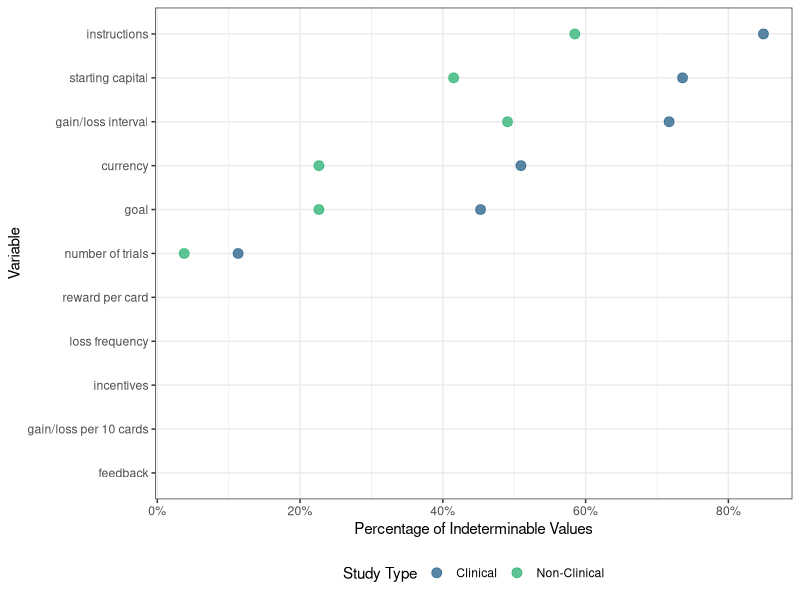
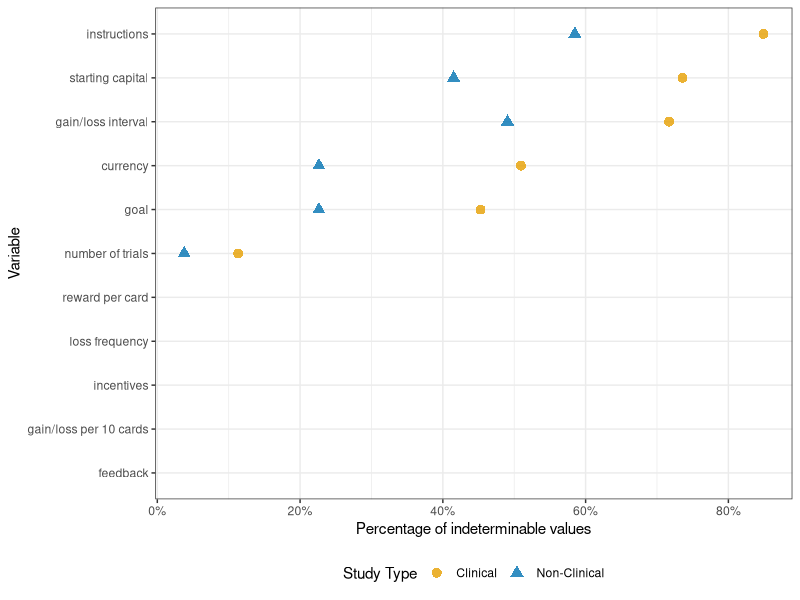
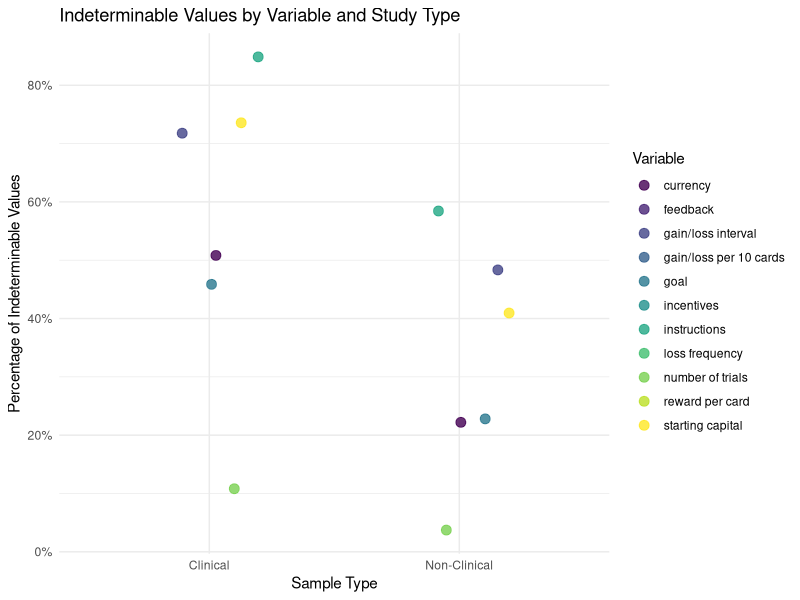
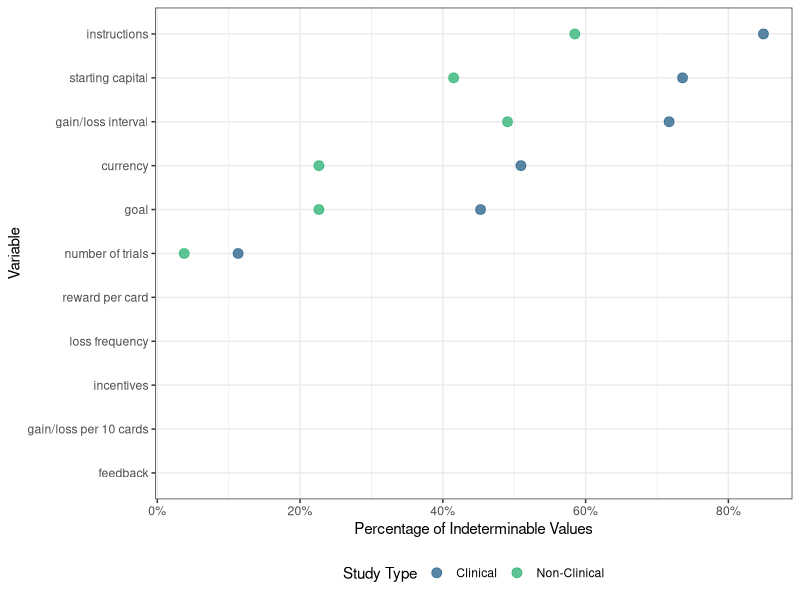
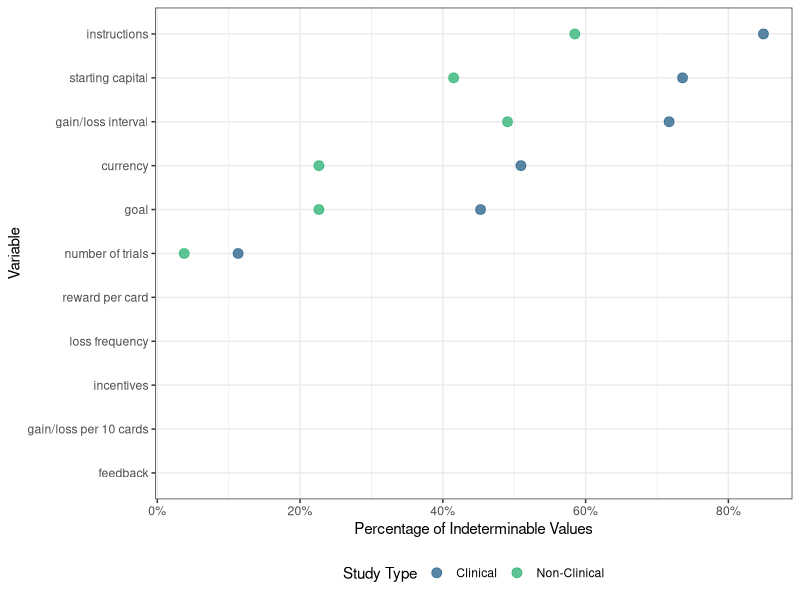
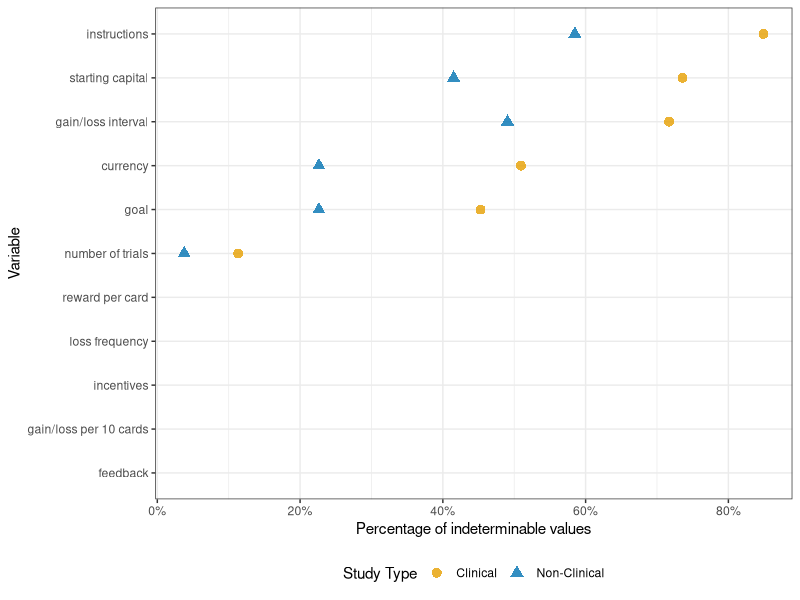
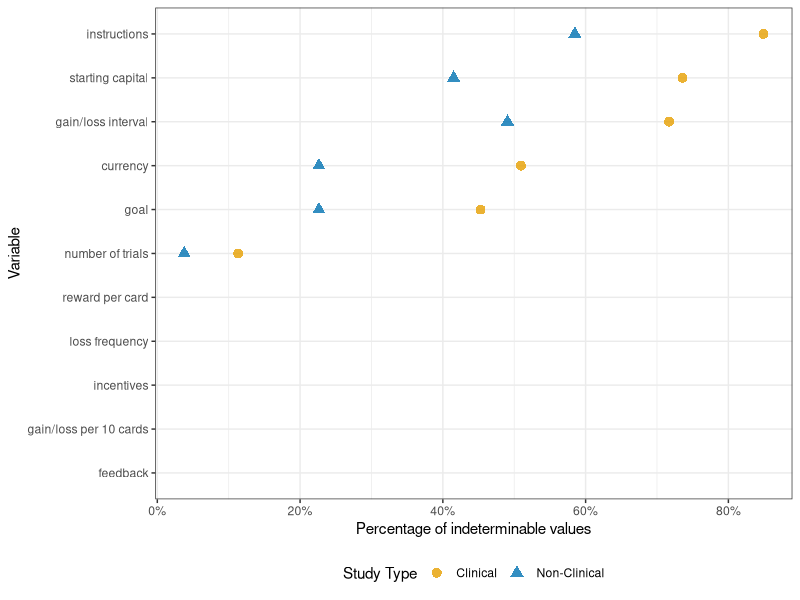

The R script that drew these images, in order:
## ---- chunk 1
#| include: false

knitr::opts_chunk$set(echo = TRUE)

## ---- chunk 2
#| include: false

# load R packages 
library(knitr)
library(tidyverse)
library(readxl)
library(conflicted)
library(psych)
library(kableExtra)
library(scales)

# declare preferences regarding conflicts 
conflicts_prefer(dplyr::filter)
conflicts_prefer(readxl::read_excel)

## ---- chunk 3
#| include: false

# read procedure file
procedures_data <- read_xlsx("../../data/raw/metamethod review/master coding/codebook_procedure_master.xlsx") 
# read scoring master file
scoring_data <- read_xlsx("../../data/raw/metamethod review/master coding/codebook_scoring_master.xlsx") 
# read scores overview file
# this is a file with one row per distinct score 
scores_overview <- read_xlsx("../../data/processed/meta-methods review/scores_overview.xlsx")
# read monotonic scores file
# this is a file where we identified scores that can be linear transformed into each other
monotonic_scores <- read_xlsx("../../data/raw/metamethod review/master coding/monotonic_scores.xlsx")
# read sample categorization file
# this is a file that categorizes the study samples into clinical and non-clinical samples
sample_categories <- read_xlsx("../../data/raw/metamethod review/master coding/codebook_categorizations.xlsx")

## ---- chunk 4

# select relevant variables from data frame sample_categories
samples <- sample_categories %>% 
  select(article_id, category, info)

# join procedures_data with samples 
procedures_by_category <- procedures_data %>% 
  left_join(samples, by = "article_id") %>%
  mutate(clinical = category == 1) 

# count the tasks with clinical and non-clinical samples
row_counts <- procedures_by_category %>%
  count(clinical)

# select variables of interest
# create a boolean variable for clinical vs. non-clinical studies
# count the number of indeterminables for each variable
indeterminables_by_cat <- procedures_by_category %>%
  select(7:29, clinical) %>%
  pivot_longer(cols = 1:23, 
               names_to = "variable", values_to = "value") %>% 
  filter(value == "indeterminable") %>%
  count(clinical, variable) %>%
  pivot_wider(names_from = clinical, values_from = n, values_fill = 0) %>%
  rename(count_clinical = `TRUE`, count_non_clinical = `FALSE`) %>%
  mutate(
    pct_clinical = (count_clinical / 53 * 100),
    pct_non_clinical = (count_non_clinical / 53 * 100)
  ) %>%
  select(variable, count_clinical, pct_clinical, count_non_clinical, pct_non_clinical)

# calculate the totals across all variables
total_ind <- indeterminables_by_cat %>%
  summarise(
    variable = "total",
    count_clinical = sum(count_clinical),
    pct_clinical = (sum(count_clinical) / (53 * 23)) * 100, 
    count_non_clinical = sum(count_non_clinical),
    pct_non_clinical = (sum(count_non_clinical) / (53 * 23)) * 100
  )

# bind the total row to the main table
indeterminables_by_cat <- bind_rows(indeterminables_by_cat, total_ind)

indeterminables_by_cat |>
  kable() |>
  kable_classic(full_width = FALSE)

# in a next step, we want to collapse some of the variables
# determine the total number of studies
total_clinical <- row_counts$n[row_counts$clinical == TRUE]
total_non_clinical <- row_counts$n[row_counts$clinical == FALSE]

# generate the grouped table with the correct count of unique studies
indeterminables_grouped <- procedures_by_category %>%
  select(article_id, 7:29, clinical) %>%
  # rename some variables
  rename(`starting capital` = starting_capital, 
       `number of trials` = n_trials) %>%
  pivot_longer(cols = -c(article_id, clinical), names_to = "variable", values_to = "value") %>%
  filter(value == "indeterminable", variable != "protocol", variable != "n_blocks") %>%
  # group variables 
  mutate(variable = case_when(
    variable %in% c("reward_disadv", "reward_adv") ~ "reward per card",
    variable %in% c("loss1", "loss2", "gain1", "gain2") ~ "gain/loss per 10 cards",
    variable %in% c("loss_int1", "loss_int2", "gain_int1", "gain_int2") ~ "gain/loss interval",
    str_detect(variable, "freq") ~ "loss frequency",
    TRUE ~ variable
  )) %>%
  # count studies per group
  group_by(clinical, variable) %>%
  summarise(n = n_distinct(article_id), .groups = 'drop') %>%
  # wide format
  pivot_wider(names_from = clinical, values_from = n, values_fill = 0) %>%
  rename(count_clinical = `TRUE`, count_non_clinical = `FALSE`) %>%
  # calculate percentages
  mutate(
    pct_clinical = round((count_clinical / total_clinical * 100), 2),
    pct_non_clinical = round((count_non_clinical / total_non_clinical * 100), 2)
  ) %>%
  select(variable, count_clinical, pct_clinical, count_non_clinical, pct_non_clinical) %>%
  arrange(pmax(pct_clinical, pct_non_clinical))

# bind rows
# select relevant variables
indeterminables_grouped_final <- indeterminables_grouped %>%
  select(variable, pct_clinical, pct_non_clinical)

# print table
indeterminables_grouped_final |>
  kable() |>
  kable_classic(full_width = FALSE)

# cross-tabulate clinical IGT protocol (Bechara, 2007) with clinical vs. non-clinical sample
procedures_by_category %>%
  filter(protocol == "Bechara, 2007") %>%
  count(clinical)

## ---- chunk 5

# Filter out the "total" row for better visualization
indeterminables_dot_data <- indeterminables_grouped_final %>%
  filter(variable != "total") %>%
  pivot_longer(
    cols = starts_with("pct_"), 
    names_to = "sample_type", 
    values_to = "percentage"
  ) %>%
  mutate(
    sample_type = recode(sample_type,
                         "pct_clinical" = "Clinical",
                         "pct_non_clinical" = "Non-Clinical")
  )

# sort percentages of interderminables in descending order
indeterminables_dot_data <- indeterminables_dot_data %>%
  group_by(variable) %>%
  mutate(max_percentage = max(percentage, na.rm = TRUE)) %>%
  ungroup() %>%
  mutate(variable = fct_reorder(variable, max_percentage, .desc = FALSE))

# Create the dot plot
plot1 <- ggplot(indeterminables_dot_data, 
                aes(x = percentage, y = variable, color = sample_type)) +
  geom_point(size = 3, alpha = 0.8) +
  scale_color_manual(
    name = "Study Type",
    values = c("Clinical" = "#31688E", "Non-Clinical" = "#35B779")
  ) +
  labs(
    x = "Percentage of Indeterminable Values",
    y = "Variable"
  )  +
  theme_bw() + 
  scale_x_continuous(labels = percent_format(scale = 1)) +
  theme(legend.position = "bottom")

print(plot1)

ggsave(
  "figure1_indeterminables_by_variable_colors.pdf", 
  plot = plot1,                         
  width = 8,                                 
  height = 6                                 
)

ggsave(
  "figure1_indeterminables_by_variable_colors.png",
  plot = plot1,                         
  width = 8,                                 
  height = 6,                                
  dpi = 600                                  
)

## ---- chunk 6

# okabe-ito orange and blue: distinguishable in colour, greyscale, and for common colourblindness types
# shape is added so clinical vs. non-clinical remain separable in black-and-white print
plot1_grey <- ggplot(indeterminables_dot_data,
                aes(x = percentage, y = variable, color = sample_type, shape = sample_type)) +
  geom_point(size = 3, alpha = 0.8) +
  scale_color_manual(name = "Study Type",
                     values = c("Clinical" = "#E69F00", "Non-Clinical" = "#0072B2")) +
  scale_shape_manual(name = "Study Type",
                     values = c("Clinical" = 16, "Non-Clinical" = 17)) +
  labs(
    x = "Percentage of indeterminable values",
    y = "Variable"
  )  +
  theme_bw() + 
  scale_x_continuous(labels = percent_format(scale = 1)) +
  theme(legend.position = "bottom")


print(plot1_grey)

ggsave(
  "figure1_indeterminables_by_variable.pdf", 
  plot = plot1_grey,                         
  width = 8,                                 
  height = 6                                 
)

ggsave(
  "figure1_indeterminables_by_variable.png",
  plot = plot1_grey,                         
  width = 8,                                 
  height = 6,                                
  dpi = 600                                  
)


## ---- chunk 7

# Prepare the data for plotting
indeterminables_dot_data <- indeterminables_grouped %>%
  filter(variable != "total") %>%
  pivot_longer(
    cols = starts_with("pct_"), 
    names_to = "sample_type", 
    values_to = "percentage"
  ) %>%
  mutate(
    sample_type = recode(sample_type,
                         "pct_clinical" = "Clinical",
                         "pct_non_clinical" = "Non-Clinical")
  )

# Create the dot plot
plot2 <- ggplot(indeterminables_dot_data, 
                aes(x = sample_type, y = percentage, color = variable)) +
  geom_point(size = 3, alpha = 0.8, position = position_jitter(width = 0.2)) +
  scale_color_viridis_d(name = "Variable") +
  labs(
    title = "Indeterminable Values by Variable and Study Type",
    x = "Sample Type",
    y = "Percentage of Indeterminable Values"
  ) +
  theme_minimal()+
  scale_y_continuous(labels = percent_format(scale = 1))  # Show y-axis as percentages

print(plot2)
